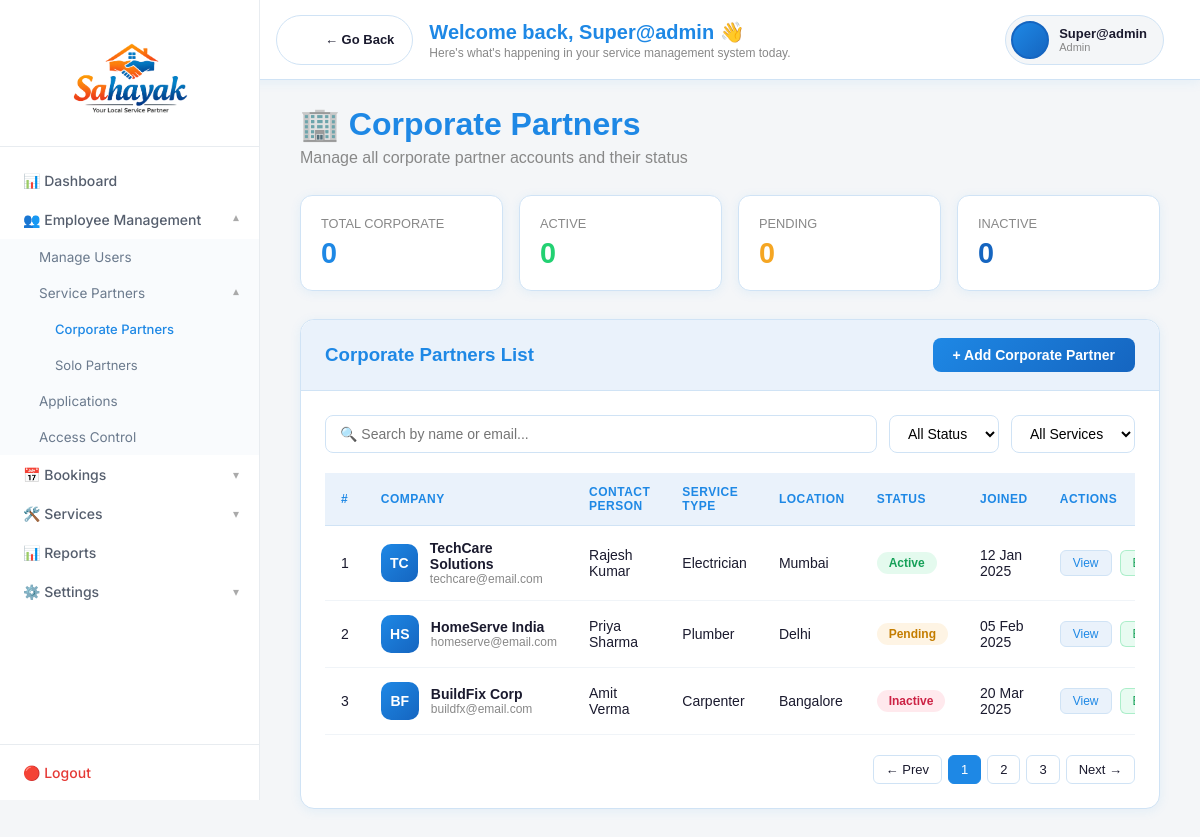
Screenshot of /corporate-partners/ (signed in) with the database file from the repository.
### accounts/models.py (models this page shows)
class CustomUser(AbstractUser):
    ROLE_CHOICES = (
        ('admin', 'Admin'),
        ('manager', 'Manager'),
        ('staff',            'Staff'),
        ('corporate_partner', 'Corporate Partner'),
        ('solo_partner',      'Solo Partner'),
    )
    role = models.CharField(max_length=20, choices=ROLE_CHOICES)

### dashboard/views.py (the view)
# urls.py: path('corporate-partners/', views.corporate_partners, name='corporate_partners'),
def corporate_partners(request):
    partners = ServicePartner.objects.filter(partner_type='corporate')
    return render(request, 'dashboard/corporate_partners.html', {'partners': partners})

### templates/dashboard/corporate_partners.html (shortened to what this page needs)
{% extends 'layout/base.html' %}
{% block content %}
<div class="page-header">
    <h1>🏢 Corporate Partners</h1>
    <p>Manage all corporate partner accounts and their status</p>
</div>
<div class="stats-row">
    <div class="stat-card">
        <div class="stat-label">Total Corporate</div>
        <div class="stat-value">{{ partners.count|default:"0" }}</div>
    </div>
    <div class="stat-card">
        <div class="stat-label">Active</div>
        <div class="stat-value">{{ active_count|default:"0" }}</div>
    </div>
    <div class="stat-card">
        <div class="stat-label">Pending</div>
        <div class="stat-value">{{ pending_count|default:"0" }}</div>
    </div>
    <div class="stat-card">
        <div class="stat-label">Inactive</div>
        <div class="stat-value">{{ inactive_count|default:"0" }}</div>
    </div>
</div>
<div class="card">
    <div class="card-header">
        <h3>Corporate Partners List</h3>
        <button class="add-btn">+ Add Corporate Partner</button>
    </div>
    <div class="card-body">
        <div class="filter-bar">
            <input type="text" placeholder="🔍 Search by name or email...">
            <select>
                <option value="">All Status</option>
            </select>
            <select>
                <option value="">All Services</option>
            </select>
        </div>
        <div class="table-wrapper">
            <table>
                <thead>
                    <tr>
                        <th>#</th>
                        <th>Company</th>
                        <th>Contact Person</th>
                        <th>Service Type</th>
                        <th>Location</th>
                        <th>Status</th>
                        <th>Joined</th>
                        <th>Actions</th>
                    </tr>
                </thead>
                <tbody>
                    {% if partners %}
                        {% for partner in partners %}
                        <tr>
                            <td>{{ forloop.counter }}</td>
                            <td>
                                <div class="partner-info">
                                    <div class="partner-avatar">{{ partner.name|slice:":2"|upper }}</div>
                                    <div>
                                        <div class="partner-name">{{ partner.name }}</div>
                                        <div class="partner-email">{{ partner.email }}</div>
                                    </div>
                                </div>
                            </td>
                            <td>{{ partner.contact_person }}</td>
                            <td>{{ partner.service_type }}</td>
                            <td>{{ partner.location }}</td>
                            <td>
                                <span class="badge badge-{{ partner.status }}">
                                    {{ partner.status|capfirst }}
                                </span>
                            </td>
                            <td>{{ partner.created_at|date:"d M Y" }}</td>
                            <td>
                                <div class="action-btns">
                                    <button class="btn-view">View</button>
                                    <button class="btn-edit">Edit</button>
                                    <button class="btn-delete">Delete</button>
                                </div>
                            </td>
                        </tr>
                        {% endfor %}
                    {% else %}
                        <tr>
                            <td>1</td>
                            <td>
                                <div class="partner-info">
                                    <div class="partner-avatar">TC</div>
                                    <div>
                                        <div class="partner-name">TechCare Solutions</div>
                                        <div class="partner-email">techcare@email.com</div>
                                    </div>
                                </div>
                            </td>
                            <td>Rajesh Kumar</td>
                            <td>Electrician</td>
                            <td>Mumbai</td>
                            <td><span class="badge badge-active">Active</span></td>
                            <td>12 Jan 2025</td>
                            <td>
                                <div class="action-btns">
                                    <button class="btn-view">View</button>
                                    <button class="btn-edit">Edit</button>
                                </div>
                            </td>
                        </tr>
                        <tr>
                            <td>2</td>
                            <td>
                                <div class="partner-info">
                                    <div class="partner-avatar">HS</div>
                                    <div>
                                        <div class="partner-name">HomeServe India</div>
                                        <div class="partner-email">homeserve@email.com</div>
                                    </div>
                                </div>
                            </td>
                            <td>Priya Sharma</td>
                            <td>Plumber</td>
                            <td>Delhi</td>
                            <td><span class="badge badge-pending">Pending</span></td>
                            <td>05 Feb 2025</td>
                            <td>
                                <div class="action-btns">
                                    <button class="btn-view">View</button>
                                    <button class="btn-edit">Edit</button>
                                </div>
                            </td>
                        </tr>
                        <tr>
                            <td>3</td>
                            <td>
                                <div class="partner-info">
                                    <div class="partner-avatar">BF</div>
                                    <div>
                                        <div class="partner-name">BuildFix Corp</div>
                                        <div class="partner-email">buildfx@email.com</div>
                                    </div>
                                </div>
                            </td>
                            <td>Amit Verma</td>
                            <td>Carpenter</td>
                            <td>Bangalore</td>
                            <td><span class="badge badge-inactive">Inactive</span></td>
                            <td>20 Mar 2025</td>
                            <td>
                                <div class="action-btns">
                                    <button class="btn-view">View</button>
                                    <button class="btn-edit">Edit</button>
                                </div>
                            </td>
                        </tr>
                    {% endif %}
                </tbody>
            </table>
        </div>
        <div class="pagination">
            <button class="page-btn">← Prev</button>
            <button class="page-btn active">1</button>
            <button class="page-btn">2</button>
            <button class="page-btn">3</button>
            <button class="page-btn">Next →</button>
        </div>
    </div>
</div>
{% endblock %}

### templates/layout/topbar.html (shortened to what this page needs)
{% load static %}
<div class="topbar">
    <div class="topbar-left">
        {% if not hide_back %}
        <a class="back-pill" onclick="history.back()">
            <div class="back-icon">&#8592;</div>
            <div class="back-label">← Go Back</div>
        </a>
        {% endif %}
        <div class="topbar-text">
            <div class="topbar-title">
                Welcome back, {{ request.user.first_name|default:request.user.username }} 👋
            </div>
            <div class="topbar-sub">
                Here's what's happening in your service management system today.
            </div>
        </div>
    </div>
    <div class="topbar-right">
        <div class="profile-pill" onclick="toggleDropdownMenu(event)">
            {% if request.user.profile_photo %}
                <img src="{{ request.user.profile_photo.url }}"
                     alt="Profile" class="profile-pic">
            {% else %}
                <div class="profile-initials">
                </div>
            {% endif %}
            <div class="profile-info">
                <div class="profile-name">
                    {{ request.user.get_full_name|default:request.user.username }}
                </div>
                <div class="profile-role">
                    {{ request.user.role|default:"Admin"|capfirst }}
                </div>
            </div>
        </div>
    </div>
</div>

### templates/layout/topbar.html (style rules this page uses)
.topbar { position: fixed; top: 0; left: 240px; right: 0; height: 80px; background: #ffffff; border-bottom: 1px solid #d0e3f5; display: flex; justify-content: space-between; align-items: center; padding: 0 36px; z-index: 999; box-shadow: 0 2px 12px rgba(30,136,229,0.08); }
.topbar-left { display: flex; flex-direction: row; align-items: center; gap: 16px; }
.back-pill { display: flex; align-items: center; gap: 8px; background: #ffffff; border: 1.5px solid #d0e3f5 ; border-radius: 50px; padding: 8px 18px 8px 8px; cursor: pointer; text-decoration: none; transition: all 0.2s; flex-shrink: 0; }
.back-icon { width: 32px; height: 32px; border-radius: 50%; background: rgba(255,255,255,0.25); display: flex; align-items: center; justify-content: center; color: white; font-size: 16px; font-weight: 700; flex-shrink: 0; }
.back-label { font-size: 13px; font-weight: 700; color: #1a1a2e; font-family: 'DM Sans', sans-serif; }
.topbar-text { display: flex; flex-direction: column; justify-content: center; }
.topbar-title { font-family: 'Poppins', sans-serif; font-size: 20px; font-weight: 700; color: #1e88e5; line-height: 1.2; }
.topbar-sub { font-size: 12px; color: #888; margin-top: 2px; font-family: 'DM Sans', sans-serif; }
.topbar-right { display: flex; align-items: center; gap: 16px; }
.profile-pill { display: flex; align-items: center; gap: 10px; background: #f4f6f8; border: 1.5px solid #d0e3f5; border-radius: 50px; padding: 5px 16px 5px 5px; cursor: pointer; text-decoration: none; transition: all 0.2s; position: relative; }
.profile-initials { width: 38px; height: 38px; border-radius: 50%; background: linear-gradient(135deg, #1e88e5, #1565c0); display: flex; align-items: center; justify-content: center; color: white; font-weight: 700; font-size: 14px; font-family: 'Poppins', sans-serif; flex-shrink: 0; border: 2px solid #1565c0; }
.profile-info .profile-name { font-size: 13px; font-weight: 700; color: #1a1a2e; font-family: 'DM Sans', sans-serif; line-height: 1.2; }
.profile-info .profile-role { font-size: 11px; color: #888; font-family: 'DM Sans', sans-serif; text-transform: capitalize; }

### rows the page displays
CustomUser: user.first_name "Super@admin", user.get_full_name "Super@admin", user.role "Admin"

### other values shown
{{ partners.count|default:"0" }} "0"
{{ active_count|default:"0" }} "0"
{{ pending_count|default:"0" }} "0"
{{ inactive_count|default:"0" }} "0"
